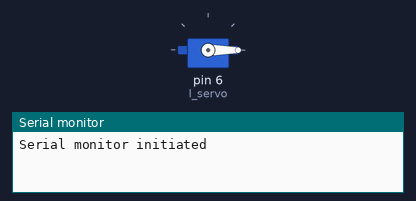
Simulated run of this sketch. Board: Arduino Uno, built with avr-gcc and run on an emulated ATmega328P. Parts: servo, the last lines printed to the serial monitor.

Above: at 0.1 s.
At 2.3 s:
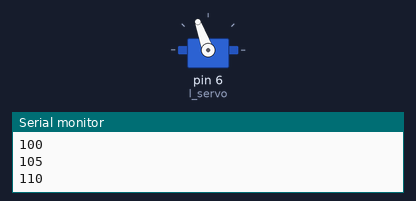
Timing chart, 0 to 8.0 s (numbered marks = the images above):
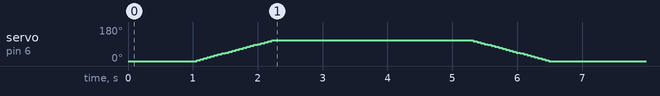

The sketch:

servo_calibration.ino
```cpp
#define SERVO_PIN 6
#define OPEN_ANGLE 110
#define CLOSE_ANGLE 0
#define DELAY_PER_DEG 11
#define DEG_PER_STEP 5

#include <Servo.h>

Servo l_servo;

void setup() {
  Serial.begin(9600);
  Serial.println("Serial monitor initiated");
  servoopen();
  delay(2000);
  servoclose();
}

void loop() {

}

void servoopen(void){
  int lang = CLOSE_ANGLE;
  l_servo.attach(6); //Defines left servo to attach at pin 6(can be any pin number)
  l_servo.write(lang); //opens left
  delay(1000);
  Serial.println("Moving servo...");
  for (lang = CLOSE_ANGLE; lang <= OPEN_ANGLE; lang += DEG_PER_STEP) { // goes from -5 degrees to 90 degrees
//    // in steps of 1 degree
    Serial.println(lang);
    l_servo.write(lang);              // tell servo to go to position in variable 'pos'
    delay(DEG_PER_STEP*DELAY_PER_DEG);                       // waits 15ms for the servo to reach the position
  }
  l_servo.detach();

}


void servoclose(void){
  int lang = OPEN_ANGLE;
  l_servo.attach(6); //Defines left servo to attach at pin 9(can be any pin number)
  l_servo.write(lang); //closes left
  delay(1000);
  Serial.println("Moving servo...");
  for (lang = OPEN_ANGLE; lang >= CLOSE_ANGLE; lang -= DEG_PER_STEP) { // goes from 180 degrees to -5 degrees
    l_servo.write(lang);              // tell servo to go to position in variable 'pos'
    Serial.println(lang);
    delay(DEG_PER_STEP*DELAY_PER_DEG);                       // waits 15ms for the servo to reach the position
  }
  l_servo.detach();
}
```
